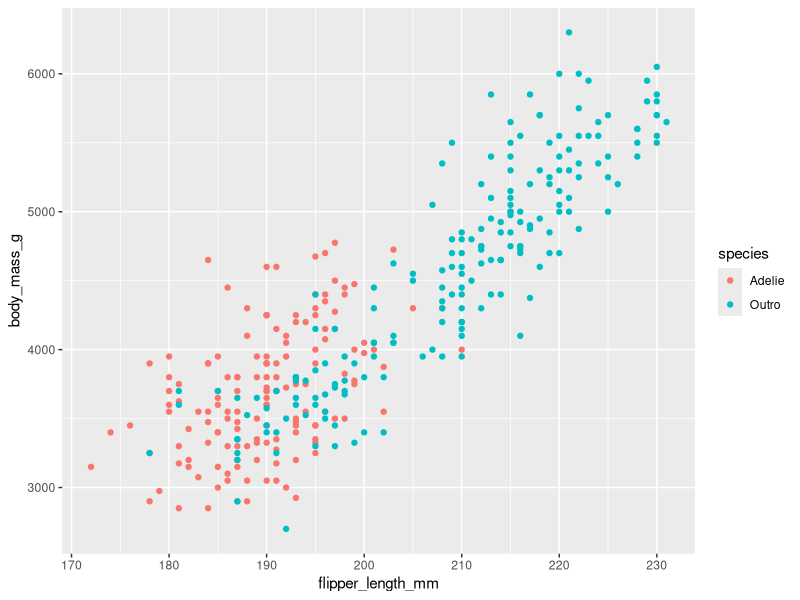
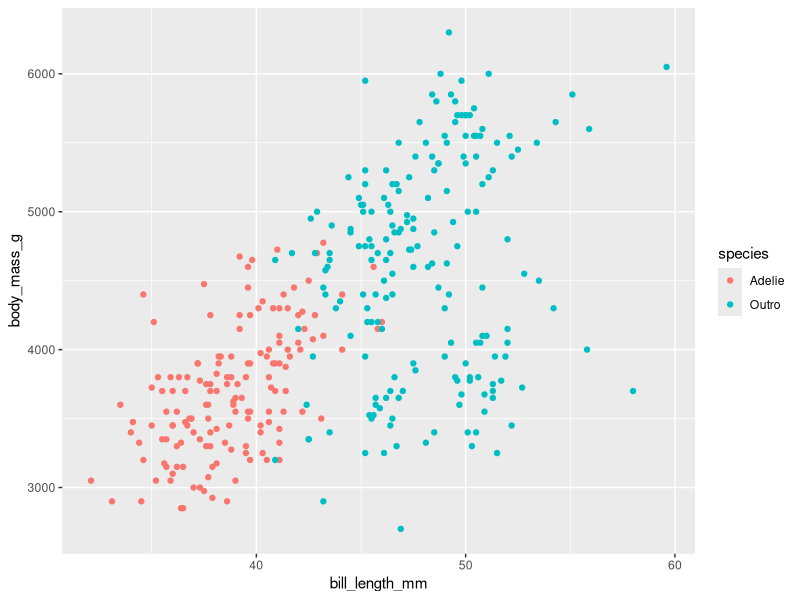
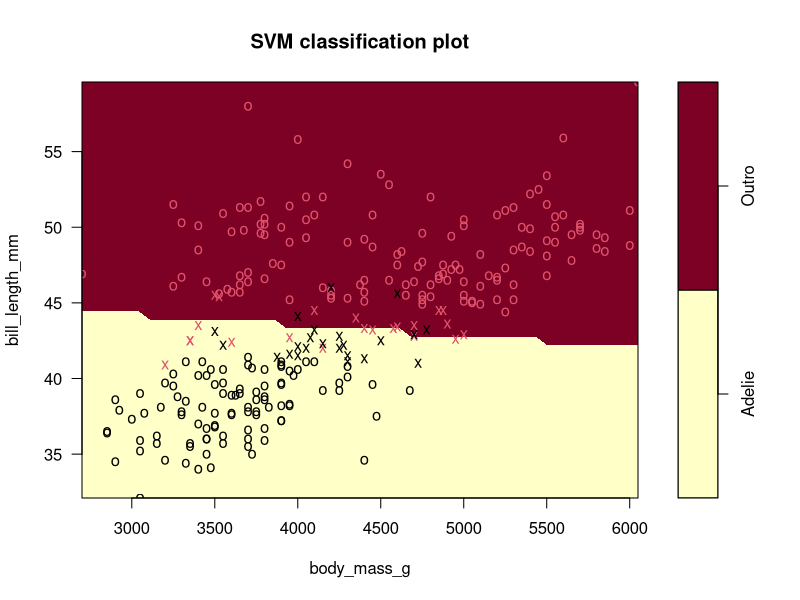
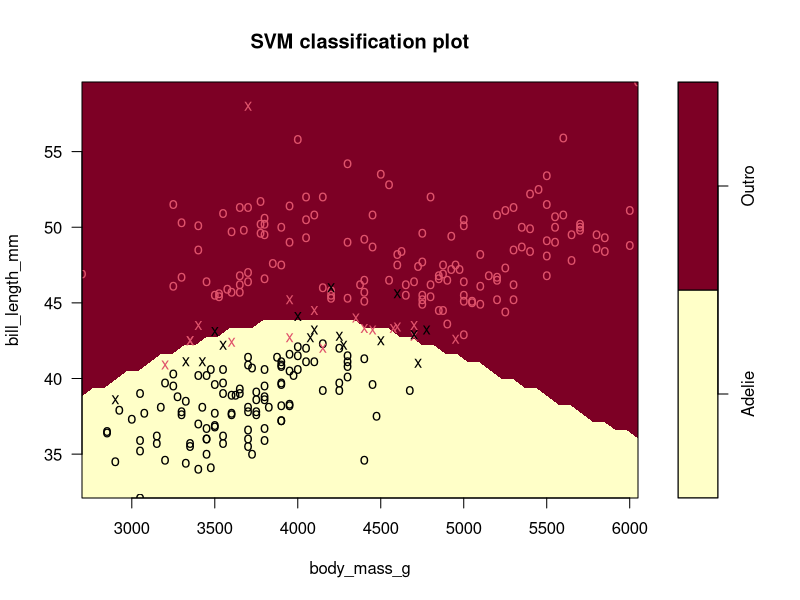
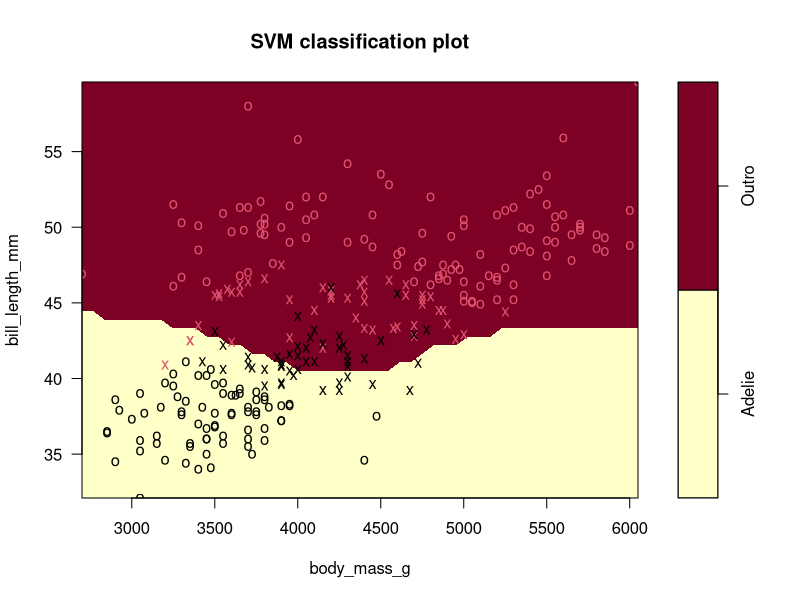

These charts were generated, in order, by the following R code:
library(palmerpenguins)
library(dplyr)
library(e1071)
library(ggplot2)

dados <- penguins
summary(dados)

levels(dados$species)
dados$species <- ifelse(dados$species == "Adelie", "Adelie", "Outro")
dados$species <- as.factor(dados$species)
summary(dados)

dados <- dados |>
  select(species,
         bill_length_mm,
         bill_depth_mm,
         flipper_length_mm,
         body_mass_g)
summary(dados)

dados <- na.omit(dados)

ggplot(dados, aes(x=flipper_length_mm, body_mass_g, col = species))+
  geom_point()
ggplot(dados, aes(x=bill_length_mm, body_mass_g, col = species))+
  geom_point()

dados1 <- dados |>
  select(species,
         bill_length_mm,
         body_mass_g)

n <- round(0.8*nrow(dados1))
id <- sample(1:nrow(dados1), n, FALSE)

treino <- dados1[id,]
teste <- dados1[-id,]

modelo1 <- svm(formula = species ~ .,
                   data = treino,
                   kernel = "linear",
                   cost = 1)

modelo1
plot(modelo1, treino)

previsao1 <- predict(modelo1, newdata = teste)
mean(previsao1 == teste$species)

names(treino)

tune1 <- tune(svm,
                 train.x = treino[,2:3],
                 train.y = treino$species,
                 ranges = list(cost = c(0.01, 0.1, 1 ,10, 50, 100)),
                 kernel = "linear")

tune1$performances
summary(tune1)

modelo1_mm <- tune1$best.model
previsao1_mm <- predict(modelo1_mm, newdata = teste[, 2:3])

mean(previsao1 == teste$species)
mean(previsao1_mm == teste$species)

?svm

tune2 <- tune(svm,
              train.x = treino[,2:3],
              train.y = treino$species,
              ranges = list(cost = c(0.01, 0.1, 1 ,10, 100),
                            gamma = c(0.01, 0.1, 1, 2,3,4)),
              kernel = "radial")
tune2$performances

modelo2 <- svm(formula = species ~ .,
               data = treino,
               kernel = "radial",
               cost = 100,
               gamma = 0.1)
plot(modelo2, treino)

previsao2 <- predict(modelo2, newdata = teste[,2:3])
mean(previsao2 == teste$species)

table(previsao2, teste$species)

tune3 <- tune(svm,
              train.x = treino[,2:3],
              train.y = treino$species,
              ranges = list(cost = c(0.01, 0.1, 1 ,10, 100),
                            degre = 1:4),
              kernel = "polynomial")
tune3

modelo3 <- svm(formula = species ~ .,
               data = treino,
               kernel = "polynomial",
               cost = 1,
               degre = 3)
plot(modelo3, treino)

previsao3 <- predict(modelo3, newdata = teste[,2:3])
mean(previsao3 == teste$species)

# Mais dimensões
treino2 <- dados[id,]
teste2 <- dados[-id,]
tune4 <- tune(svm,
              train.x = treino2[,2:5],
              train.y = treino2$species,
              ranges = list(cost = c(0.01, 0.1, 1 ,10, 100),
                            gamma = c(0.01, 0.1, 1, 2,3,4)),
              kernel = "radial")
tune4

previsao4 <- predict(tune4$best.model, newdata = teste2[,2:5])
mean(previsao4 == teste2$species)

tune5 <- tune(svm,
              train.x = treino2[,2:5],
              train.y = treino2$species,
              ranges = list(cost = c(0.01, 0.1, 1 ,10, 100),
                            degre = 1:4),
              kernel = "polynomial")
tune5

previsao5 <- predict(tune5$best.model, newdata = teste2[,2:5])
mean(previsao5 == teste2$species)
